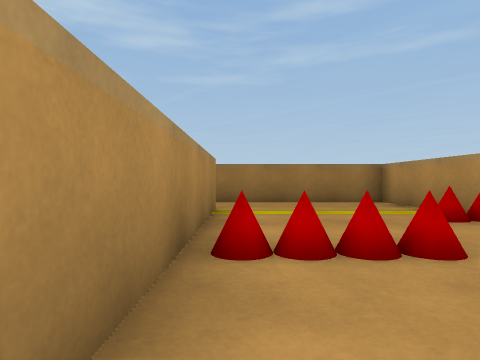
[1] (above)

24 first-person views from a walk through a Unity game level. The camera is 0.58 m above the floor, looks level and sees 75° across. The floor is counted in squares, 1 m on a side. Each view is taken from the middle of a square. On the plan, view 1 faces up. The plan holds only what a view shows up to about 9 squares ahead; the rest is blank. Surface patterns are stand-ins for the level's own textures.

[2]
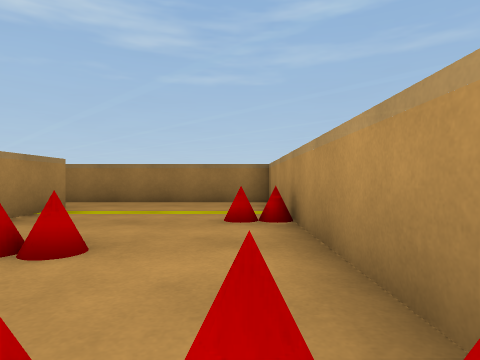

[3]
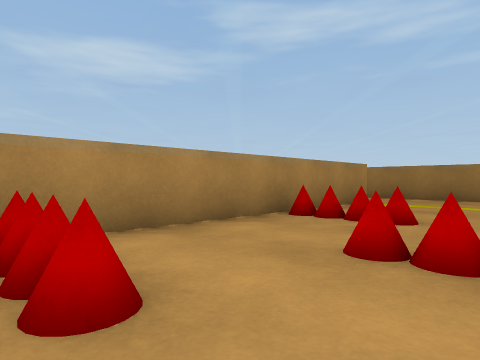

[4]
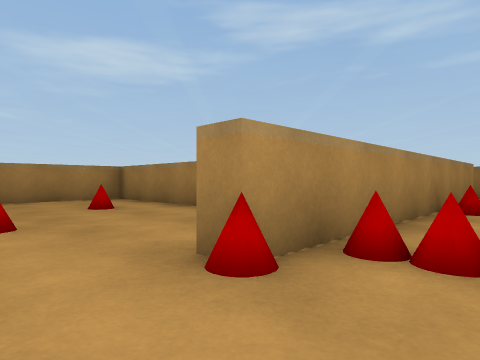

[5]
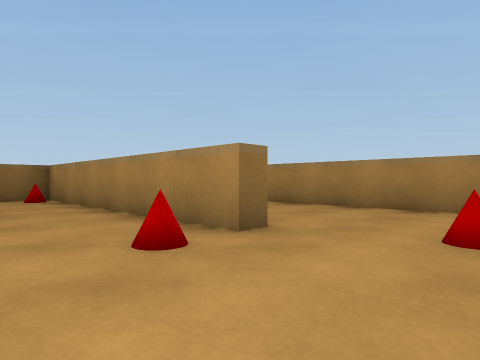

[6]
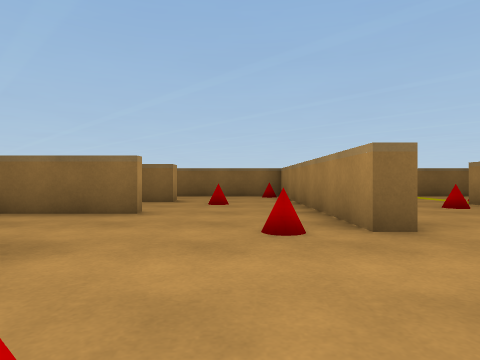

[7]
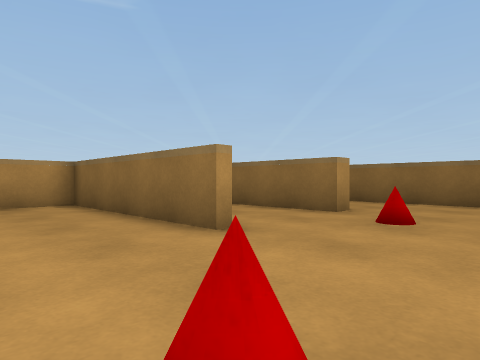

[8]
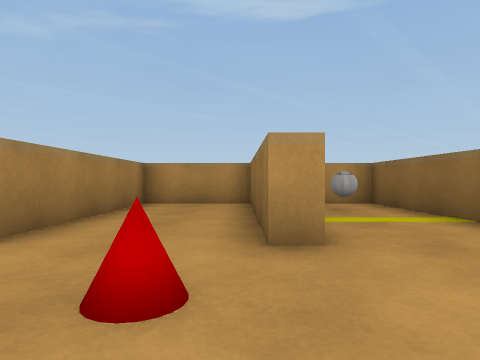

[9]
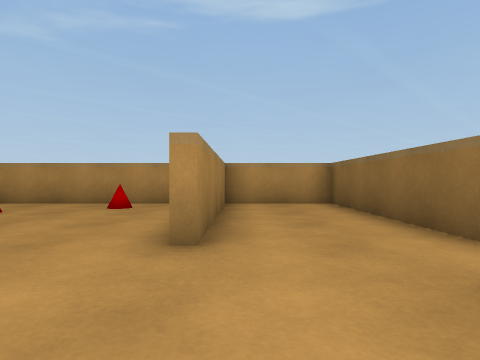

[10]
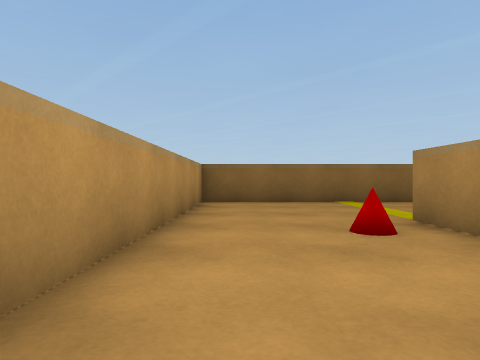

[11]
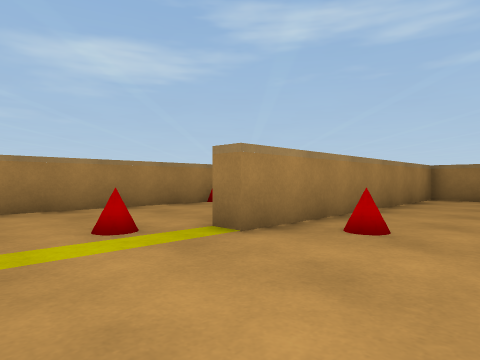

[12]
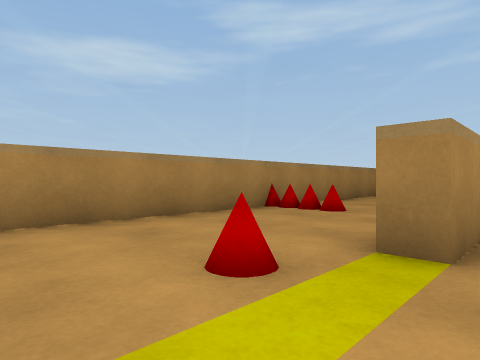

[13]
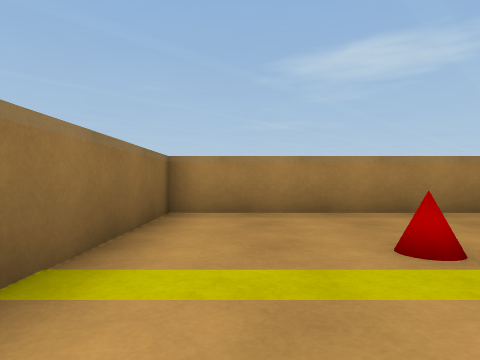

[14]
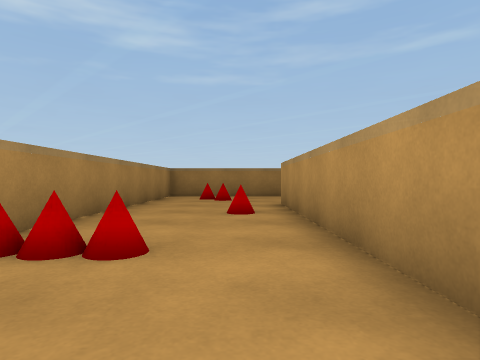

[15]
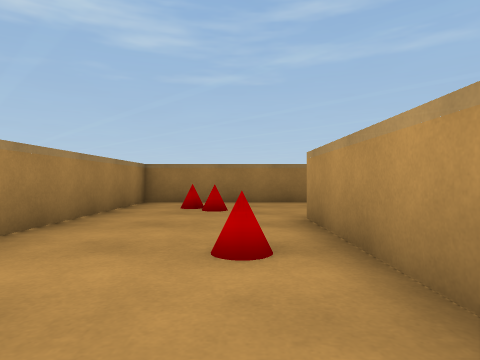

[16]
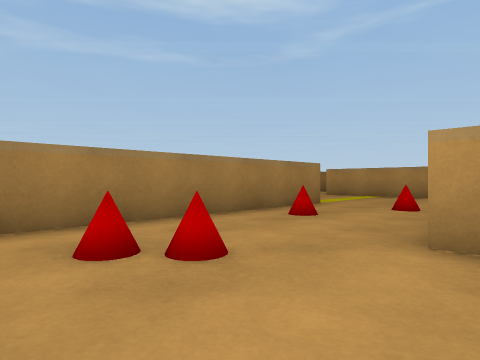

[17]
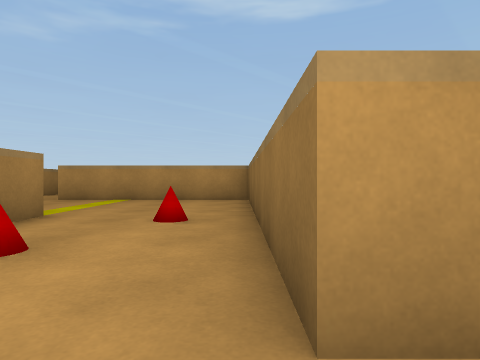

[18]
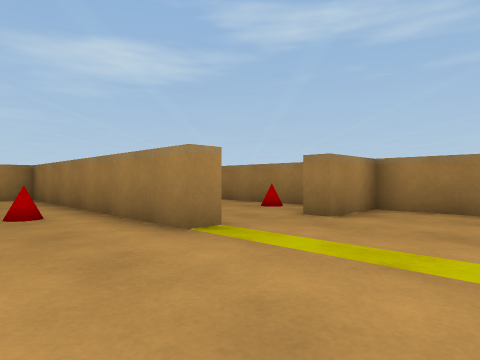

[19]
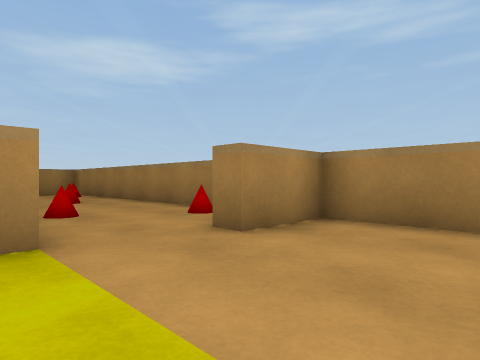

[20]
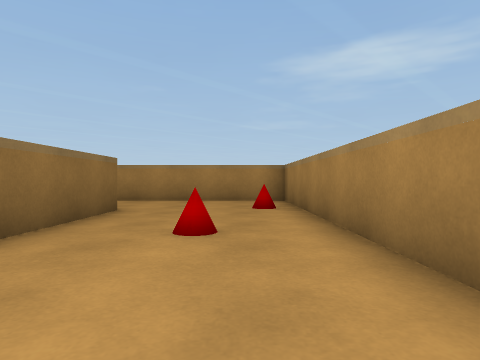

[21]
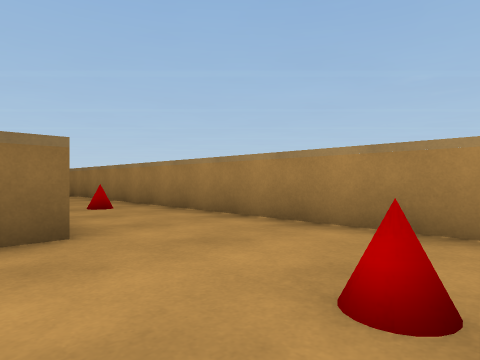

[22]
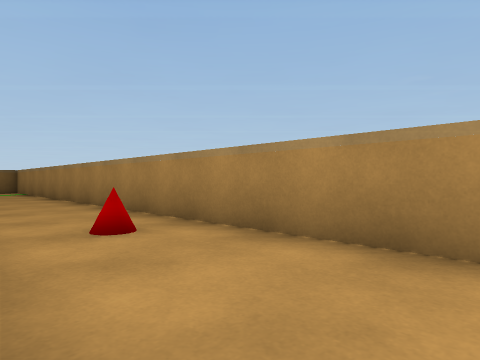

[23]
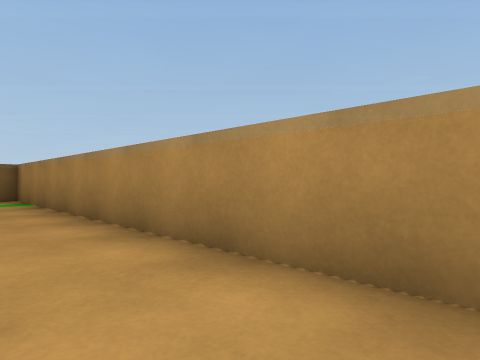

[24]
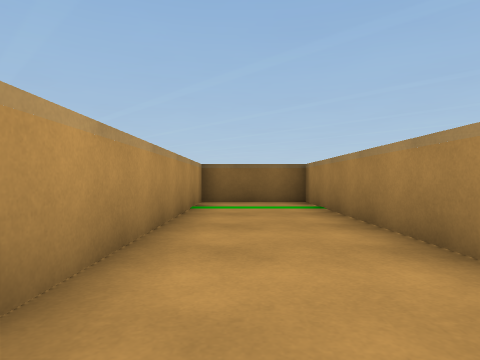

### Floor plan
Key: @ floor where view 1 was taken; # wall or solid block; . floor; = window, fence, low wall or low ledge; B ball.
Columns run from 16 left of view 1 to 4 right of it. Each row starts with its distance up from view 1.
  9 #####################
  8 =..=......==........=
  7 =.....=....=........=
  6 =........=.....=....=
  5 =..............=...==
  4 =..=========...=....=
  3 =..=.=...=.....===..=
  2 =.==..=....=...=....=
  1 =..=...=========..===
  0 =..=...=...... =@...=
 -1 =..=..==...=...===..=
 -2 =..=...=.......=....=
 -3 =..=...=.....=.....==
 -4 =..===.=...=........=
 -5 =..=...=...=...======
 -6 =..=...=.=.=........=
 -7 =..=...=...=..=.....=
 -8 =..=...=...=...======
 -9 =..=.......=......
-10 =..=.......=......B.=
-11 =====================

Positions as (right, up) in squares from view 1, and headings:
1: (0, 0), facing up
2: (3, 0), facing up
3: (3, -2), facing up-left
4: (1, -4), facing up-left
5: (-2, -1), facing down-left
6: (-3, 0), facing down
7: (-4, -3), facing down-right
8: (-4, -8), facing right
9: (-4, -6), facing right
10: (-6, -3), facing down
11: (-6, -10), facing up-left
12: (-8, -10), facing up-left
13: (-7, -10), facing left
14: (-10, -7), facing up
15: (-10, -4), facing up
16: (-12, 0), facing up-right
17: (-10, 1), facing right
18: (-2, 2), facing up-left
19: (-2, 4), facing up-left
20: (-7, 7), facing left
21: (-12, 8), facing down-left
22: (-13, 5), facing down-left
23: (-14, -1), facing down-left
24: (-14, -3), facing down
